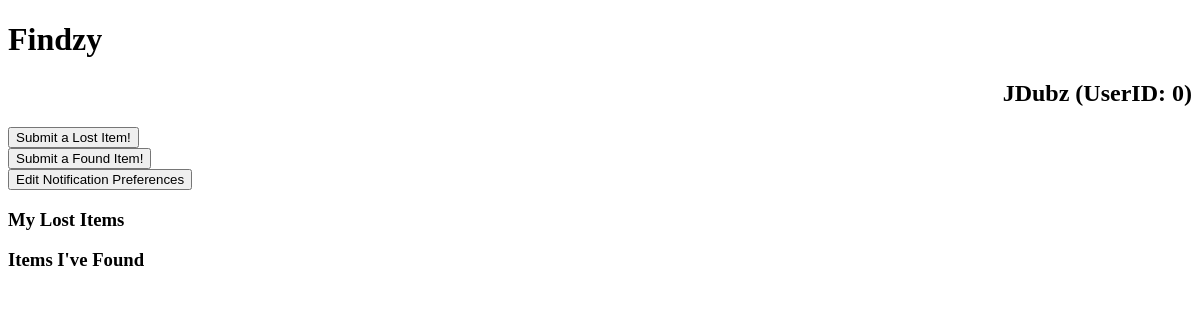
Page /home/ on the earlier database version.
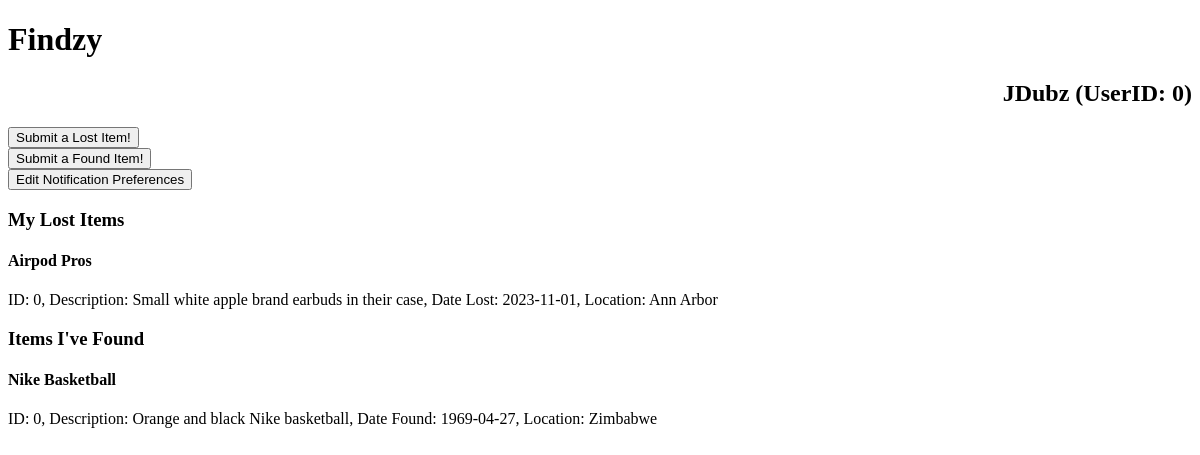
Same page on the later database version.
### tables this page shows
CREATE TABLE users (
        id INTEGER PRIMARY KEY,
        username VARCHAR(50) NOT NULL,
        password VARCHAR(255) NOT NULL
        );

CREATE TABLE lost_items (
        id INTEGER PRIMARY KEY,
        user_id INT,
        item_name VARCHAR(100) NOT NULL,
        description TEXT,
        date_lost DATE,
        location VARCHAR(100)
        );

CREATE TABLE found_items (
        id INTEGER PRIMARY KEY,
        user_id INT,
        item_name VARCHAR(100) NOT NULL,
        description TEXT,
        date_found DATE,
        location VARCHAR(100)
        );

### Findzy.py (the view)
@app.route('/home/') # REFER HERE FOR EXAMPLE OF CONTEXT CREATION AND TEMPLATE RENDERING !!!
def show_homepage():
    logname, user_id = db.get_logged_in_user()
    losts = db.get_losts(user_id)
    founds = db.get_founds(user_id)
    context = {"logname": logname, "userID": user_id, "losts": losts, "founds": founds}
    return render_template('home.html', **context)

### db_stuff.py (called while the page is built)
def get_logged_in_user():
    con = sqlite3.connect("497_Lost_n_Found.db")
    cur = con.cursor()
    cur.execute("SELECT id FROM logged_in_user")
    user_id = cur.fetchone()[0]
    cur.execute("""SELECT username FROM users
                WHERE id = ?
                """, (user_id,))
    logname = cur.fetchone()[0]
    con.commit()
    con.close()
    return logname, user_id

def get_losts(user_id):
    con = sqlite3.connect("497_Lost_n_Found.db")
    cur = con.cursor()
    cur.execute ("""
                 SELECT id, item_name, description, date_lost, location
                 FROM lost_items WHERE user_id = ?
                 """, (user_id,))
    losts = cur.fetchall()
    con.commit()
    con.close()
    return losts

def get_founds(user_id):
    con = sqlite3.connect("497_Lost_n_Found.db")
    cur = con.cursor()
    cur.execute ("""
                 SELECT id, item_name, description, date_found, location
                 FROM found_items WHERE user_id = ?
                 """, (user_id,))
    founds = cur.fetchall()
    con.commit()
    con.close()
    return founds

### templates/home.html (shortened to what this page needs)
<!DOCTYPE html>
<html>
<head>
</head>
<body>
    <h1>Findzy</h1>
    <h2 align="right">{{logname}} (UserID: {{userID}})</h2>
    <form action="{{url_for('submit_lost')}}" method="get">
        <button type="submit">Submit a Lost Item!</button>
    </form>
    <form action="{{url_for('submit_found')}}" method="get">
        <button type="submit">Submit a Found Item!</button>
    </form>
    <form action="{{url_for('set_preferences')}}" method="get">
        <button type="submit">Edit Notification Preferences</button>
    </form>
    <div>
        <h3>My Lost Items</h3>
        {% for lost in losts %}
        <div>
            <h4>{{lost[1]}}</h4>
            ID: {{lost[0]}}, Description: {{lost[2]}}, Date Lost: {{lost[3]}}, Location: {{lost[4]}}
        </div>
        {% endfor %}
    </div>
    <div>
        <h3>Items I've Found</h3>
        {% for found in founds %}
        <div>
            <h4>{{found[1]}}</h4>
            ID: {{found[0]}}, Description: {{found[2]}}, Date Found: {{found[3]}}, Location: {{found[4]}}
        </div>
        {% endfor %}
    </div>
</body>
</html>

Differences in the rows shown:
added lost_items: item_name "Airpod Pros", id "0", description "Small white apple brand earbuds in their case", date_lost "2023-11-01", location "Ann Arbor"
added found_items: item_name "Nike Basketball", id "0", description "Orange and black Nike basketball", date_found "1969-04-27", location "Zimbabwe"
